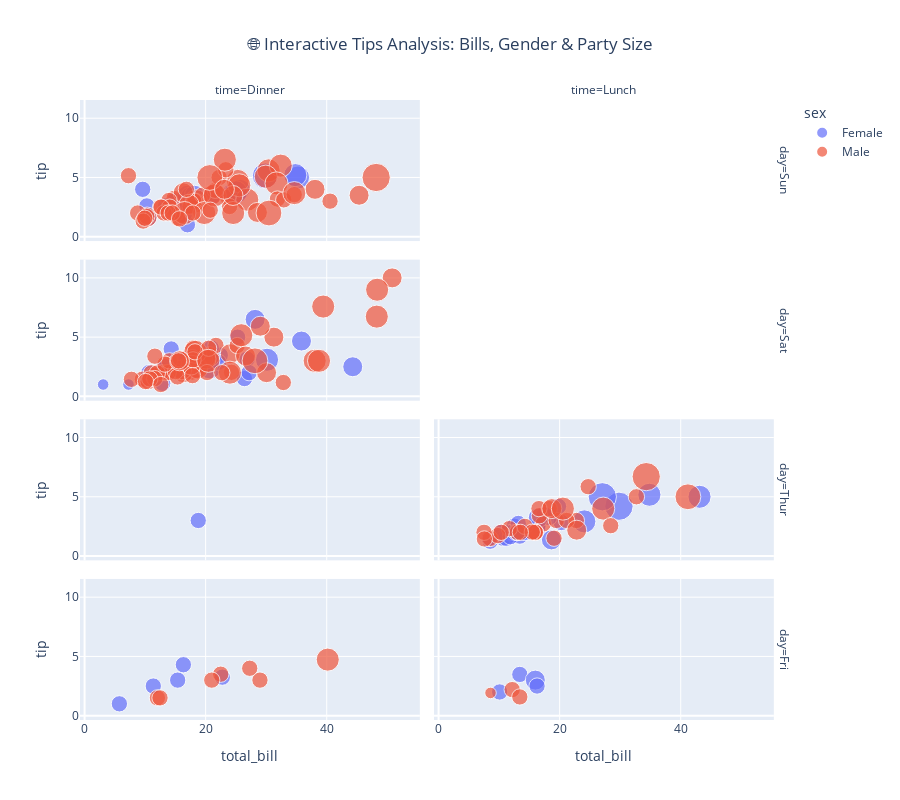

This figure's notebook cell:
### Markdown cell above
## 7. Multivariate Analysis

Let's explore complex relationships between multiple variables.

### Code cell
# Interactive Scatter Plot: Tips, Bills, and Parties
fig = px.scatter(
    df, 
    x='total_bill', 
    y='tip',
    color='sex',
    size='size',
    facet_col='time',
    facet_row='day',
    hover_data=['smoker', 'tip_percentage'],
    title='🌐 Interactive Tips Analysis: Bills, Gender & Party Size'
)
fig.update_layout(height=800, showlegend=True, title_x=0.5)
fig.show()

### Figure 1 — Plotly figure (JSON) as saved in the notebook; plotly's stock layout.template omitted (floating-point values rounded to 4 significant figures)
{"data": [{"customdata": [["No", 5.945], ["No", 14.68], ["No", 14.18], ["No", 20.36], ["No", 16.17], ["No", 20.62], ["No", 25.27], ["No", 14.94], ["No", 15.56], ["No", 20.22], ["No", 17.22], ["No", 15], ["No", 19.49], ["No", 12.34], ["Yes", 17.13], ["Yes", 41.67], ["Yes", 16.75], ["Yes", 19.28]], "hovertemplate": "sex=Female<br>day=Sun<br>time=Dinner<br>total_bill=%{x}<br>tip=%{y}<br>size=%{marker.size}<br>smoker=%{customdata[0]}<br>tip_percentage=%{customdata[1]}<extra></extra>", "legendgroup": "Female", "marker": {"color": "#636efa", "size": [2, 4, 4, 2, 3, 3, 2, 4, 3, 2, 5, 4, 2, 3, 2, 2, 3, 3], "sizemode": "area", "sizeref": 0.015, "symbol": "circle"}, "mode": "markers", "name": "Female", "orientation": "v", "showlegend": true, "type": "scatter", "x": [16.99, 24.59, 35.26, 14.83, 10.33, 16.97, 10.29, 34.81, 25.71, 17.31, 29.85, 25.0, 13.39, 16.21, 17.51, 9.6, 20.9, 18.15], "xaxis": "x7", "y": [1.01, 3.61, 5.0, 3.02, 1.67, 3.5, 2.6, 5.2, 4.0, 3.5, 5.14, 3.75, 2.61, 2.0, 3.0, 4.0, 3.5, 3.5], "yaxis": "y7"}, {"customdata": [["No", 13.55], ["No", 14.14], ["No", 15.27], ["No", 19.92], ["No", 11.84], ["No", 18.13], ["No", 5.68], ["No", 15.02], ["Yes", 32.57], ["No", 17.57], ["Yes", 11.69], ["Yes", 19.78], ["No", 14.94], ["Yes", 5.643], ["Yes", 15.52], ["No", 19.5], ["Yes", 27.95], ["No", 13.79], ["Yes", 15.2], ["Yes", 18.81], ["Yes", 17.48], ["Yes", 18.84], ["Yes", 23.07], ["Yes", 8.527], ["Yes", 10.25], ["Yes", 13.02], ["No", 13.03], ["Yes", 7.358]], "hovertemplate": "sex=Female<br>day=Sat<br>time=Dinner<br>total_bill=%{x}<br>tip=%{y}<br>size=%{marker.size}<br>smoker=%{customdata[0]}<br>tip_percentage=%{customdata[1]}<extra></extra>", "legendgroup": "Female", "marker": {"color": "#636efa", "size": [2, 2, 2, 2, 4, 3, 2, 2, 1, 3, 2, 2, 2, 3, 2, 2, 2, 1, 2, 2, 2, 2, 3, 2, 4, 2, 3, 2], "sizemode": "area", "sizeref": 0.015, "symbol": "circle"}, "mode": "markers", "name": "Female", "orientation": "v", "showlegend": false, "type": "scatter", "x": [20.29, 15.77, 19.65, 15.06, 20.69, 16.93, 26.41, 16.45, 3.07, 17.07, 26.86, 25.28, 14.73, 44.3, 22.42, 20.92, 14.31, 7.25, 10.59, 10.63, 12.76, 13.27, 28.17, 12.9, 30.14, 22.12, 35.83, 27.18], "xaxis": "x5", "y": [2.75, 2.23, 3.0, 3.0, 2.45, 3.07, 1.5, 2.47, 1.0, 3.0, 3.14, 5.0, 2.2, 2.5, 3.48, 4.08, 4.0, 1.0, 1.61, 2.0, 2.23, 2.5, 6.5, 1.1, 3.09, 2.88, 4.67, 2.0], "yaxis": "y5"}, {"customdata": [["No", 15.97]], "hovertemplate": "sex=Female<br>day=Thur<br>time=Dinner<br>total_bill=%{x}<br>tip=%{y}<br>size=%{marker.size}<br>smoker=%{customdata[0]}<br>tip_percentage=%{customdata[1]}<extra></extra>", "legendgroup": "Female", "marker": {"color": "#636efa", "size": [2], "sizemode": "area", "sizeref": 0.015, "symbol": "circle"}, "mode": "markers", "name": "Female", "orientation": "v", "showlegend": false, "type": "scatter", "x": [18.78], "xaxis": "x3", "y": [3.0], "yaxis": "y3"}, {"customdata": [["No", 18.17], ["No", 14.84], ["No", 14.08], ["No", 14.48], ["No", 12.13], ["No", 12.52], ["No", 20.19], ["No", 14.09], ["No", 13.77], ["No", 17.57], ["No", 13.96], ["No", 13.43], ["No", 16.31], ["No", 17.8], ["No", 14.69], ["No", 19.36], ["No", 14.13], ["No", 20.9], ["No", 20.03], ["No", 18.48], ["No", 14.0], ["No", 17.96], ["No", 7.296], ["No", 13.73], ["Yes", 21.15], ["Yes", 11.6], ["Yes", 15.38], ["Yes", 15.78], ["Yes", 15.38], ["Yes", 15.24], ["Yes", 19.61]], "hovertemplate": "sex=Female<br>day=Thur<br>time=Lunch<br>total_bill=%{x}<br>tip=%{y}<br>size=%{marker.size}<br>smoker=%{customdata[0]}<br>tip_percentage=%{customdata[1]}<extra></extra>", "legendgroup": "Female", "marker": {"color": "#636efa", "size": [1, 4, 2, 2, 4, 2, 2, 6, 2, 2, 2, 2, 2, 2, 2, 2, 2, 2, 2, 6, 2, 2, 3, 2, 2, 4, 2, 2, 2, 2, 3], "sizemode": "area", "sizeref": 0.015, "symbol": "circle"}, "mode": "markers", "name": "Female", "orientation": "v", "showlegend": false, "type": "scatter", "x": [10.07, 34.83, 10.65, 12.43, 24.08, 13.42, 12.48, 29.8, 14.52, 11.38, 20.27, 11.17, 12.26, 18.26, 8.51, 10.33, 14.15, 13.16, 17.47, 27.05, 16.43, 8.35, 18.64, 11.87, 19.81, 43.11, 13.0, 12.74, 13.0, 16.4, 16.47], "xaxis": "x4", "y": [1.83, 5.17, 1.5, 1.8, 2.92, 1.68, 2.52, 4.2, 2.0, 2.0, 2.83, 1.5, 2.0, 3.25, 1.25, 2.0, 2.0, 2.75, 3.5, 5.0, 2.3, 1.5, 1.36, 1.63, 4.19, 5.0, 2.0, 2.01, 2.0, 2.5, 3.23], "yaxis": "y4"}, {"customdata": [["Yes", 17.39], ["Yes", 26.35], ["No", 14.29], ["Yes", 22.03], ["Yes", 19.51]], "hovertemplate": "sex=Female<br>day=Fri<br>time=Dinner<br>total_bill=%{x}<br>tip=%{y}<br>size=%{marker.size}<br>smoker=%{customdata[0]}<br>tip_percentage=%{customdata[1]}<extra></extra>", "legendgroup": "Female", "marker": {"color": "#636efa", "size": [2, 2, 2, 2, 2], "sizemode": "area", "sizeref": 0.015, "symbol": "circle"}, "mode": "markers", "name": "Female", "orientation": "v", "showlegend": false, "type": "scatter", "x": [5.75, 16.32, 22.75, 11.35, 15.38], "xaxis": "x", "y": [1.0, 4.3, 3.25, 2.5, 3.0], "yaxis": "y"}, {"customdata": [["Yes", 25.93], ["No", 18.77], ["Yes", 15.37], ["Yes", 19.82]], "hovertemplate": "sex=Female<br>day=Fri<br>time=Lunch<br>total_bill=%{x}<br>tip=%{y}<br>size=%{marker.size}<br>smoker=%{customdata[0]}<br>tip_percentage=%{customdata[1]}<extra></extra>", "legendgroup": "Female", "marker": {"color": "#636efa", "size": [2, 3, 2, 2], "sizemode": "area", "sizeref": 0.015, "symbol": "circle"}, "mode": "markers", "name": "Female", "orientation": "v", "showlegend": false, "type": "scatter", "x": [13.42, 15.98, 16.27, 10.09], "xaxis": "x2", "y": [3.48, 3.0, 2.5, 2.0], "yaxis": "y2"}, {"customdata": [["No", 16.05], ["No", 16.66], ["No", 13.98], ["No", 18.62], ["No", 22.81], ["No", 11.61], ["No", 13.03], ["No", 21.85], ["No", 16.65], ["No", 10.18], ["No", 16.28], ["No", 18.16], ["No", 22.77], ["No", 14.55], ["No", 21.95], ["No", 13.64], ["No", 18.42], ["No", 16.4], ["No", 22.49], ["No", 18.52], ["No", 7.18], ["No", 16.63], ["No", 19.94], ["No", 15.69], ["No", 16.98], ["No", 18.01], ["No", 10.51], ["No", 10.65], ["No", 16.94], ["No", 17.77], ["No", 15.23], ["No", 15.87], ["No", 8.147], ["No", 10.12], ["No", 10.38], ["No", 12.13], ["No", 16.28], ["No", 19.75], ["No", 14.48], ["No", 14.19], ["No", 10.79], ["No", 14.19], ["Yes", 71.03], ["Yes", 9.984], ["Yes", 23.78], ["Yes", 9.453], ["Yes", 11.18], ["Yes", 13.81], ["Yes", 10.25], ["Yes", 10.62], ["Yes", 24.22], ["Yes", 7.718], ["Yes", 28.05], ["Yes", 7.398], ["No", 24.17], ["Yes", 6.566], ["Yes", 17.32], ["Yes", 9.56]], "hovertemplate": "sex=Male<br>day=Sun<br>time=Dinner<br>total_bill=%{x}<br>tip=%{y}<br>size=%{marker.size}<br>smoker=%{customdata[0]}<br>tip_percentage=%{customdata[1]}<extra></extra>", "legendgroup": "Male", "marker": {"color": "#EF553B", "size": [3, 3, 2, 4, 2, 4, 2, 2, 2, 2, 4, 2, 3, 2, 2, 2, 4, 2, 2, 4, 3, 2, 2, 2, 4, 2, 3, 2, 4, 2, 2, 3, 4, 4, 6, 4, 4, 2, 2, 3, 2, 4, 2, 2, 2, 2, 2, 2, 2, 4, 2, 3, 4, 2, 5, 5, 3, 2], "sizemode": "area", "sizeref": 0.015, "symbol": "circle"}, "mode": "markers", "name": "Male", "orientation": "v", "showlegend": true, "type": "scatter", "x": [10.34, 21.01, 23.68, 25.29, 8.77, 26.88, 15.04, 14.78, 10.27, 15.42, 18.43, 21.58, 16.29, 17.46, 13.94, 9.68, 30.4, 18.29, 22.23, 32.4, 28.55, 18.04, 12.54, 9.94, 25.56, 19.49, 38.07, 23.95, 29.93, 14.07, 13.13, 17.26, 24.55, 19.77, 48.17, 16.49, 21.5, 12.66, 13.81, 24.52, 20.76, 31.71, 7.25, 31.85, 16.82, 32.9, 17.89, 14.48, 34.63, 34.65, 23.33, 45.35, 23.17, 40.55, 20.69, 30.46, 23.1, 15.69], "xaxis": "x7", "y": [1.66, 3.5, 3.31, 4.71, 2.0, 3.12, 1.96, 3.23, 1.71, 1.57, 3.0, 3.92, 3.71, 2.54, 3.06, 1.32, 5.6, 3.0, 5.0, 6.0, 2.05, 3.0, 2.5, 1.56, 4.34, 3.51, 4.0, 2.55, 5.07, 2.5, 2.0, 2.74, 2.0, 2.0, 5.0, 2.0, 3.5, 2.5, 2.0, 3.48, 2.24, 4.5, 5.15, 3.18, 4.0, 3.11, 2.0, 2.0, 3.55, 3.68, 5.65, 3.5, 6.5, 3.0, 5.0, 2.0, 4.0, 1.5], "yaxis": "y7"}, {"customdata": [["No", 16.22], ["No", 22.77], ["No", 19.23], ["No", 16.04], ["No", 13.14], ["No", 14.96], ["No", 15.76], ["No", 19.82], ["No", 15.18], ["No", 13.62], ["No", 18.39], ["No", 14.96], ["No", 12.26], ["No", 12.36], ["No", 15.99], ["No", 13.97], ["Yes", 7.893], ["Yes", 15.66], ["No", 13.94], ["Yes", 15.82], ["Yes", 14.48], ["Yes", 17.97], ["Yes", 20.56], ["No", 15.01], ["No", 15.69], ["No", 9.936], ["Yes", 13.92], ["No", 16.39], ["No", 11.89], ["Yes", 17.19], ["Yes", 10.68], ["Yes", 19.81], ["Yes", 17.02], ["No", 20.61], ["No", 21.43], ["Yes", 19.68], ["Yes", 19.99], ["Yes", 12.82], ["Yes", 7.746], ["Yes", 8.364], ["Yes", 6.653], ["Yes", 19.93], ["No", 18.62], ["Yes", 10.66], ["Yes", 12.94], ["Yes", 18.6], ["No", 14.67], ["No", 20.48], ["Yes", 8.33], ["Yes", 19.12], ["No", 29.2], ["No", 13.65], ["Yes", 19.32], ["No", 12.41], ["Yes", 7.937], ["Yes", 3.564], ["No", 20.39], ["Yes", 8.822], ["No", 9.82]], "hovertemplate": "sex=Male<br>day=Sat<br>time=Dinner<br>total_bill=%{x}<br>tip=%{y}<br>size=%{marker.size}<br>smoker=%{customdata[0]}<br>tip_percentage=%{customdata[1]}<extra></extra>", "legendgroup": "Male", "marker": {"color": "#EF553B", "size": [3, 2, 4, 2, 4, 2, 2, 2, 2, 4, 2, 3, 3, 3, 3, 3, 4, 2, 4, 2, 2, 2, 4, 3, 3, 2, 2, 2, 2, 2, 2, 2, 2, 2, 2, 3, 2, 3, 4, 2, 3, 4, 4, 5, 2, 2, 4, 2, 4, 3, 2, 2, 2, 2, 2, 2, 3, 2, 2], "sizemode": "area", "sizeref": 0.015, "symbol": "circle"}, "mode": "markers", "name": "Male", "orientation": "v", "showlegend": false, "type": "scatter", "x": [20.65, 17.92, 39.42, 19.82, 17.81, 13.37, 12.69, 21.7, 9.55, 18.35, 17.78, 24.06, 16.31, 18.69, 31.27, 16.04, 38.01, 11.24, 48.27, 20.29, 13.81, 11.02, 18.29, 17.59, 20.08, 20.23, 15.01, 12.02, 10.51, 17.92, 15.36, 20.49, 25.21, 18.24, 14.0, 50.81, 15.81, 26.59, 38.73, 24.27, 30.06, 25.89, 48.33, 28.15, 11.59, 7.74, 20.45, 13.28, 24.01, 15.69, 11.61, 10.77, 15.53, 10.07, 12.6, 32.83, 29.03, 22.67, 17.82], "xaxis": "x5", "y": [3.35, 4.08, 7.58, 3.18, 2.34, 2.0, 2.0, 4.3, 1.45, 2.5, 3.27, 3.6, 2.0, 2.31, 5.0, 2.24, 3.0, 1.76, 6.73, 3.21, 2.0, 1.98, 3.76, 2.64, 3.15, 2.01, 2.09, 1.97, 1.25, 3.08, 1.64, 4.06, 4.29, 3.76, 3.0, 10.0, 3.16, 3.41, 3.0, 2.03, 2.0, 5.16, 9.0, 3.0, 1.5, 1.44, 3.0, 2.72, 2.0, 3.0, 3.39, 1.47, 3.0, 1.25, 1.0, 1.17, 5.92, 2.0, 1.75], "yaxis": "y5"}, {"customdata": [["No", 14.71], ["No", 13.18], ["No", 15.67], ["Yes", 15.43], ["No", 20.41], ["Yes", 15.3], ["No", 12.7], ["No", 15.35], ["No", 21.88], ["No", 23.67], ["No", 14.18], ["No", 19.76], ["No", 17.53], ["No", 12.54], ["No", 17.37], ["No", 9.553], ["No", 7.862], ["Yes", 12.5], ["No", 19.53], ["No", 12.14], ["No", 17.69], ["No", 26.63], ["Yes", 9.001], ["Yes", 13.05], ["Yes", 24.13], ["No", 19.05], ["Yes", 19.34], ["Yes", 14.8], ["Yes", 21.38], ["Yes", 19.48]], "hovertemplate": "sex=Male<br>day=Thur<br>time=Lunch<br>total_bill=%{x}<br>tip=%{y}<br>size=%{marker.size}<br>smoker=%{customdata[0]}<br>tip_percentage=%{customdata[1]}<extra></extra>", "legendgroup": "Male", "marker": {"color": "#EF553B", "size": [4, 2, 2, 2, 2, 2, 2, 2, 2, 2, 2, 2, 2, 2, 2, 3, 2, 2, 6, 5, 2, 2, 2, 2, 2, 2, 2, 2, 3, 4], "sizemode": "area", "sizeref": 0.015, "symbol": "circle"}, "mode": "markers", "name": "Male", "orientation": "v", "showlegend": false, "type": "scatter", "x": [27.2, 22.76, 17.29, 19.44, 16.66, 32.68, 15.98, 13.03, 18.28, 24.71, 21.16, 11.69, 14.26, 15.95, 8.52, 22.82, 19.08, 16.0, 34.3, 41.19, 9.78, 7.51, 28.44, 15.48, 16.58, 7.56, 10.34, 13.51, 18.71, 20.53], "xaxis": "x4", "y": [4.0, 3.0, 2.71, 3.0, 3.4, 5.0, 2.03, 2.0, 4.0, 5.85, 3.0, 2.31, 2.5, 2.0, 1.48, 2.18, 1.5, 2.0, 6.7, 5.0, 1.73, 2.0, 2.56, 2.02, 4.0, 1.44, 2.0, 2.0, 4.0, 4.0], "yaxis": "y4"}, {"customdata": [["Yes", 10.36], ["No", 15.56], ["Yes", 11.77], ["Yes", 14.66], ["Yes", 12.47], ["Yes", 14.28], ["No", 12.04]], "hovertemplate": "sex=Male<br>day=Fri<br>time=Dinner<br>total_bill=%{x}<br>tip=%{y}<br>size=%{marker.size}<br>smoker=%{customdata[0]}<br>tip_percentage=%{customdata[1]}<extra></extra>", "legendgroup": "Male", "marker": {"color": "#EF553B", "size": [2, 2, 4, 2, 2, 2, 2], "sizemode": "area", "sizeref": 0.015, "symbol": "circle"}, "mode": "markers", "name": "Male", "orientation": "v", "showlegend": false, "type": "scatter", "x": [28.97, 22.49, 40.17, 27.28, 12.03, 21.01, 12.46], "xaxis": "x", "y": [3.0, 3.5, 4.73, 4.0, 1.5, 3.0, 1.5], "yaxis": "y"}, {"customdata": [["Yes", 18.09], ["Yes", 22.38], ["Yes", 11.77]], "hovertemplate": "sex=Male<br>day=Fri<br>time=Lunch<br>total_bill=%{x}<br>tip=%{y}<br>size=%{marker.size}<br>smoker=%{customdata[0]}<br>tip_percentage=%{customdata[1]}<extra></extra>", "legendgroup": "Male", "marker": {"color": "#EF553B", "size": [2, 1, 2], "sizemode": "area", "sizeref": 0.015, "symbol": "circle"}, "mode": "markers", "name": "Male", "orientation": "v", "showlegend": false, "type": "scatter", "x": [12.16, 8.58, 13.42], "xaxis": "x2", "y": [2.2, 1.92, 1.58], "yaxis": "y2"}], "layout": {"annotations": [{"font": {}, "showarrow": false, "text": "time=Dinner", "x": 0.24, "xanchor": "center", "xref": "paper", "y": 1, "yanchor": "bottom", "yref": "paper"}, {"font": {}, "showarrow": false, "text": "time=Lunch", "x": 0.74, "xanchor": "center", "xref": "paper", "y": 1, "yanchor": "bottom", "yref": "paper"}, {"font": {}, "showarrow": false, "text": "day=Fri", "textangle": 90, "x": 0.98, "xanchor": "left", "xref": "paper", "y": 0.1138, "yanchor": "middle", "yref": "paper"}, {"font": {}, "showarrow": false, "text": "day=Thur", "textangle": 90, "x": 0.98, "xanchor": "left", "xref": "paper", "y": 0.3712, "yanchor": "middle", "yref": "paper"}, {"font": {}, "showarrow": false, "text": "day=Sat", "textangle": 90, "x": 0.98, "xanchor": "left", "xref": "paper", "y": 0.6288, "yanchor": "middle", "yref": "paper"}, {"font": {}, "showarrow": false, "text": "day=Sun", "textangle": 90, "x": 0.98, "xanchor": "left", "xref": "paper", "y": 0.8862, "yanchor": "middle", "yref": "paper"}], "height": 800, "legend": {"itemsizing": "constant", "title": {"text": "sex"}, "tracegroupgap": 0}, "showlegend": true, "title": {"text": "🌐 Interactive Tips Analysis: Bills, Gender & Party Size", "x": 0.5}, "xaxis": {"anchor": "y", "domain": [0, 0.48], "title": {"text": "total_bill"}}, "xaxis2": {"anchor": "y2", "domain": [0.5, 0.98], "matches": "x", "title": {"text": "total_bill"}}, "xaxis3": {"anchor": "y3", "domain": [0, 0.48], "matches": "x", "showticklabels": false}, "xaxis4": {"anchor": "y4", "domain": [0.5, 0.98], "matches": "x", "showticklabels": false}, "xaxis5": {"anchor": "y5", "domain": [0, 0.48], "matches": "x", "showticklabels": false}, "xaxis6": {"anchor": "y6", "domain": [0.5, 0.98], "matches": "x", "showticklabels": false}, "xaxis7": {"anchor": "y7", "domain": [0, 0.48], "matches": "x", "showticklabels": false}, "xaxis8": {"anchor": "y8", "domain": [0.5, 0.98], "matches": "x", "showticklabels": false}, "yaxis": {"anchor": "x", "domain": [0, 0.2275], "title": {"text": "tip"}}, "yaxis2": {"anchor": "x2", "domain": [0, 0.2275], "matches": "y", "showticklabels": false}, "yaxis3": {"anchor": "x3", "domain": [0.2575, 0.485], "matches": "y", "title": {"text": "tip"}}, "yaxis4": {"anchor": "x4", "domain": [0.2575, 0.485], "matches": "y", "showticklabels": false}, "yaxis5": {"anchor": "x5", "domain": [0.515, 0.7425], "matches": "y", "title": {"text": "tip"}}, "yaxis6": {"anchor": "x6", "domain": [0.515, 0.7425], "matches": "y", "showticklabels": false}, "yaxis7": {"anchor": "x7", "domain": [0.7725, 1], "matches": "y", "title": {"text": "tip"}}, "yaxis8": {"anchor": "x8", "domain": [0.7725, 1], "matches": "y", "showticklabels": false}}}
